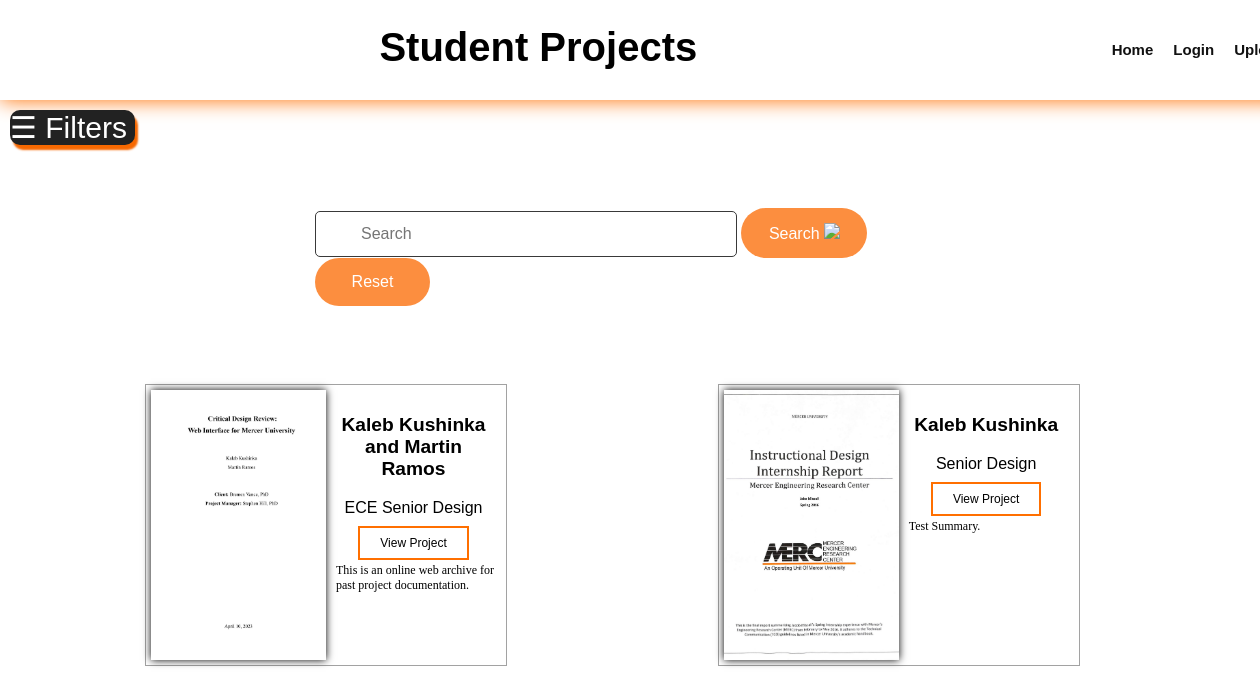
Screenshot of /dr.hill/ with the database file from the repository.
### app/models.py (models this page shows)
class Project(Base):
    __tablename__ = "project"
    id = Column(Integer, primary_key=True, index=True)
    title = Column(String, index=True)
    author = Column(String, index=True)
    project_type = Column(String, index=True)
    summary = Column(String, index=True)
    semester = Column(String, index=True)
    file_path = Column(String(255), index=True)
    project_manager = Column(String, index=True)
    project_client = Column(String, index=True)
    img_file_path = Column(String(255), index=True)

### app/main.py (the view)
@app.get("/dr.hill/")
def drhill(request: Request, db:Session= Depends(get_db)):
    filter = "Dr. Stephen Hill"
    projs = db.query(models.Project).filter(models.Project.project_manager.contains(filter)).all()
    return templates.TemplateResponse("browse-page.html", {"request": request, "projs": projs})

### templates/browse-page.html (shortened to what this page needs)
<!DOCTYPE html>
<html lang="en">
<head>
    <link rel="stylesheet" href="{{ url_for('static', path='css/styleBrowse.css') }}">
</head>
<body>
    <section>
        <header>
            <h1>Student Projects</h1>
            <ul>
                <li><a href="{{url_for('Home')}}">Home</a></li>
                <li><a href="#">Login</a></li>
                <li><a href="{{url_for('upload_page')}}">Upload</a></li>
            </ul>
        </header>
        <div id="browse">
        <div id="open-filters" style="cursor: pointer;" onclick="openNav()">&#9776; Filters</div>
        <div class="results">
            <div class="searchBox">
                <form action="/search/" id="search-form">
                <input type="text" name = "query" class="search" placeholder="Search">
                <button class="search-button" type="submit">Search <img src="{{url_for('static', path='images/Search.png')}}"></button>
                <button class="reset-button" onclick="reset()">Reset</button>
                </form>
            </div>
                <div class="results_box">
                    {% for project in projs %}
                    <div class="results_card">
                        <div class="results_image">
                            <img src= "/uploads/{{project.img_file_path}}" alt="">
                        </div>
                        <div class="results_tag">
                            <p class="author">{{ project.author}}</p>
                            <p class="type">{{ project.project_type}}</p>
                            <a href="/pdf/{{project.id}}" class="results_btn">View Project</a>
                            <p class="summary">{{project.summary}}</p>
                        </div>
                    </div>
                    {% endfor %}
                </div>
            </div>
        </div>
    </section>
</body>

### static/css/styleBrowse.css (style rules this page uses)
body { margin: 0; padding: 0; box-sizing: border-box; font-family: sans-serif; }
section { position: relative; width: 100%; min-height: 80vh; }
section header { width: 100%; display: flex; justify-content: flex-end; padding: 25px; box-shadow: 0 0 20px rgb(255, 111, 0); margin-bottom: 10px; }
section header h1 { font-size: 40px; align-items: center; margin: 0 auto; font-weight: bold; }
section header ul { display: flex; justify-content: center; align-items: center; font-weight: bold; }
section header ul li { list-style: none; margin-left: 20px; }
section header ul li a { color: #111; text-decoration: none; font-size: 15px; }
.results { width: 100%; height: 50vh; margin-bottom: 35px; display: flex; flex-wrap: wrap; }
.results .searchBox { position:relative; width: 50%; min-width: 500px; height: 50px; margin: 5% auto 10% auto; }
.results .searchBox .search { width: 50%; padding: 13px; padding-left: 45px; padding-right: 60px; border-radius: 5px; border: 1px solid #393939; outline: none; font-size: 16px; }
.results .results_box { width: 90%; display: grid; grid-template-columns: repeat(auto-fit, minmax(415px, 1fr)); grid-auto-flow: row; grid-gap: 1%; align-content: space-evenly; }
.results .results_box .results_card { width: 350px; height: 270px; text-align: center; padding: 5px; border: 1px solid #a2a2a2; margin: auto 145px; display: flexbox; transition: box-shadow .5s; }
.results .results_box .results_card .results_image { height: 100%; width: 50%; margin: 0 auto; cursor: pointer; box-shadow: 0 0 8px rgb(0,0,0); overflow:hidden; float: left; }
.results .results_box .results_card .results_image img { width: 100%; height: 100%; object-fit: cover; object-position: center; transition:0.5s; }
.results_tag { padding: 5px; max-width: 90%; max-height: 100%; margin: 0 auto; overflow: hidden; text-overflow: ellipsis; }
.author { font-weight: bold; font-size: larger; }
.summary { font-size: 12px; text-align: left; padding-left: 5px; font-family: serif; }
.results .results_box .results_card .results_tag .results_btn { padding: 8px 20px; border: 2px solid rgb(255, 111, 0); text-decoration: none; color: #000; font-size: 12px; transition: background-color .5s; }
.search-button { display: inline; width: 20%; min-width: 115px; background-color: #fc8e3f; color: white; padding: 5px; padding-left: 15px; padding-right: 15px; padding-top: 15px; padding-bottom: 15px; font-size: 16px; border: none; cursor: pointer; border-radius: 30px; }
.reset-button { min-width: 115px; background-color: #fc8e3f; color: white; padding: 5px; padding-left: 15px; padding-right: 15px; padding-top: 15px; padding-bottom: 15px; font-size: 16px; border: none; cursor: pointer; border-radius: 30px; }
#open-filters { display: block; width: 125px; background-color: #222; color: white; transition: box-shadow .5s; box-shadow: 3px 5px 2px #f76800; font-size:30px; border-radius: 10px; z-index: 1; margin: 0 10px; }

### rows the page displays
Project: img_file_path (picture), author "Kaleb Kushinka and Martin Ramos", project_type "ECE Senior Design", summary "This is an online web archive for past project documentation."
Project: img_file_path (picture), author "Kaleb Kushinka", project_type "Senior Design", summary "Test Summary."
